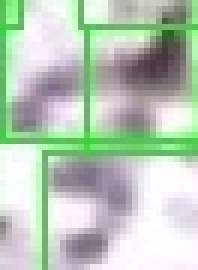
#> input picture data/isolated_symbols/symbol_0090_374_388.jpg, 33 x 45 px, found by its file name (shown 6 times larger); its folder holds only this picture in this run
$ python rod_stage6_decode.py
#> lines starting #> are read from the running program, lines starting #| are printed output that depends on the picture; after the words box and inside, x2 and y2 are one past the last pixel; in counts of white or black regions, pixels touching at a corner belong together
import os, cv2, math, csv, shutil
import numpy as np
from PIL import Image

# --------- CONFIG ----------
ISOLATED_DIR = "isolated_symbols"          # from Stage 5
MATCH_DIR    = "decoded_matches"
SHEETS_DIR   = os.path.join(MATCH_DIR, "_contact_sheets")
CSV_FILE     = os.path.join(MATCH_DIR, "decoded_symbols.csv")

TOP_K_PER_CLASS = 150      # how many top examples to save per class
TEMPLATE_SIZE   = 64       # working size for templates & crops
MIN_SIZE        = 18       # ignore teeny crops (w or h < MIN_SIZE)
TM_THRESH       = 0.48     # template-match threshold (raise to be stricter)
HU_WEIGHT       = 0.35     # weight for Hu similarity in combined score

os.makedirs(MATCH_DIR, exist_ok=True)
os.makedirs(SHEETS_DIR, exist_ok=True)

# --------- helpers ----------
def to_square(img, size=128):
    import cv2
    import numpy as np
    h, w = img.shape[:2]
    if len(img.shape) == 2:
        img = cv2.cvtColor(img, cv2.COLOR_GRAY2BGR)
    s = max(h, w)
    out = np.zeros((s, s, 3), dtype=np.uint8)
    y0 = (s - h) // 2
    x0 = (s - w) // 2
    out[y0:y0+h, x0:x0+w] = img
    return cv2.resize(out, (size, size))

def normalize_gray(img):
    g = cv2.cvtColor(img, cv2.COLOR_BGR2GRAY) if img.ndim == 3 else img.copy()
    g = cv2.resize(g, (TEMPLATE_SIZE, TEMPLATE_SIZE), interpolation=cv2.INTER_AREA)
    g = cv2.GaussianBlur(g, (3,3), 0)
    return g

def hu_moments(gray):
    # binary for moment stability
    thr = cv2.adaptiveThreshold(gray, 255, cv2.ADAPTIVE_THRESH_MEAN_C,
                                cv2.THRESH_BINARY, 35, 5)
    m = cv2.moments(thr)
    hu = cv2.HuMoments(m).flatten()
    # log transform for scale
    hu = -np.sign(hu) * np.log10(np.abs(hu) + 1e-12)
    return hu

def ncc(a, b):
    # normalized cross-correlation
    a = (a.astype(np.float32) - a.mean()) / (a.std() + 1e-6)
    b = (b.astype(np.float32) - b.mean()) / (b.std() + 1e-6)
    return float((a*b).mean())

def combine_scores(tm, hu_sim, hu_weight=HU_WEIGHT):
    return (1.0 - hu_weight)*tm + hu_weight*hu_sim

# --------- make procedural templates ----------
def template_triangle():
    img = np.zeros((TEMPLATE_SIZE, TEMPLATE_SIZE), np.uint8)
    pts = np.array([[TEMPLATE_SIZE*0.15, TEMPLATE_SIZE*0.85],
                    [TEMPLATE_SIZE*0.85, TEMPLATE_SIZE*0.85],
                    [TEMPLATE_SIZE*0.5,  TEMPLATE_SIZE*0.15]], dtype=np.int32)
    cv2.polylines(img, [pts], True, 255, 3)
    return img

def template_star6():
    img = np.zeros((TEMPLATE_SIZE, TEMPLATE_SIZE), np.uint8)
    # two triangles
    a = np.array([[16,44],[48,44],[32,12]], np.int32)
    b = np.array([[16,20],[48,20],[32,52]], np.int32)
    cv2.polylines(img,[a],True,255,3); cv2.polylines(img,[b],True,255,3)
    return img

def template_spiral():
    img = np.zeros((TEMPLATE_SIZE, TEMPLATE_SIZE), np.uint8)
    c = (TEMPLATE_SIZE//2, TEMPLATE_SIZE//2)
    r = TEMPLATE_SIZE*0.4
    theta = 0.0
    pts = []
    while r>4:
        x = int(c[0] + r*math.cos(theta))
        y = int(c[1] + r*math.sin(theta))
        pts.append((x,y))
        theta += 0.25
        r -= 0.6
    for i in range(len(pts)-1):
        cv2.line(img, pts[i], pts[i+1], 255, 3)
    return img

def template_parallel():
    img = np.zeros((TEMPLATE_SIZE, TEMPLATE_SIZE), np.uint8)
    for x in [18, 32, 46]:
        cv2.line(img, (x,14), (x,50), 255, 3)
    return img

def template_circle():
    img = np.zeros((TEMPLATE_SIZE, TEMPLATE_SIZE), np.uint8)
    cv2.circle(img, (TEMPLATE_SIZE//2, TEMPLATE_SIZE//2), 20, 255, 3)
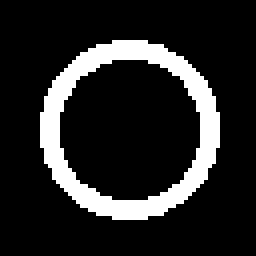
#> img: shape (64, 64) (shown 4 times larger); 15% white; 1 white region, box (x1, y1, x2, y2) and area: (10, 10, 55, 55) 614
    return img

TEMPLATES = {
    "triangle": template_triangle(),
    "star6":    template_star6(),
    "spiral":   template_spiral(),
    "lines":    template_parallel(),
    "circle":   template_circle(),
}

# precompute Hu for templates
T_HU = {k: hu_moments(v) for k,v in TEMPLATES.items()}

# --------- scan crops ----------
rows = []
kept = {k: [] for k in TEMPLATES.keys()}

crops = sorted([f for f in os.listdir(ISOLATED_DIR) if f.lower().endswith((".jpg",".png"))])
total = len(crops)
print(f"Scanning {total} crops from '{ISOLATED_DIR}' ...")

for i, fname in enumerate(crops, 1):
    path = os.path.join(ISOLATED_DIR, fname)
    img = cv2.imread(path)
#> img is the input picture: shape (45, 33, 3); mean B, G, R 185.3, 201.4, 185.7
    if img is None:
        continue
    h, w = img.shape[:2]
#> h = 45; w = 33
    if h < MIN_SIZE or w < MIN_SIZE:
        continue

    g = normalize_gray(to_square(img))
#> in to_square, `return cv2.resize(out, (size, size))`:
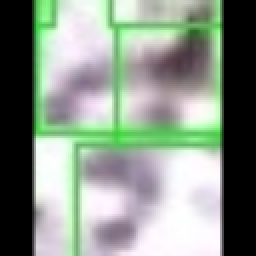
#> returned value: shape (128, 128, 3) (shown 2 times larger); mean of channels 0, 1, 2 135.8, 147.7, 136.1; drawn as B, G, R
#> in normalize_gray, `g = cv2.GaussianBlur(g, (3,3), 0)`:
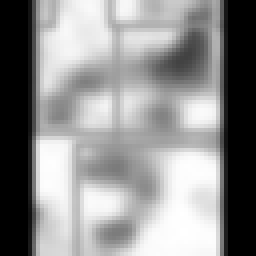
#> g: shape (64, 64) (shown 4 times larger); min 0, max 255, mean 143
    hu = hu_moments(g)
#> in hu_moments (call 6), `thr = cv2.adaptiveThreshold(gray, 255, cv2.ADAPTIVE_THRESH_MEAN_C, cv2..`:
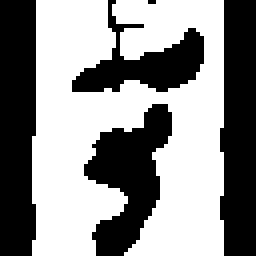
#> thr: shape (64, 64) (shown 4 times larger); 55.6% white; 5 black regions (1 under 20 px), largest, box (x1, y1, x2, y2) and area: (0, 0, 9, 64) 555, (55, 0, 64, 64) 524, (21, 26, 43, 64) 441, (18, 0, 51, 23) 296
#> in hu_moments (call 6), `m = cv2.moments(thr)`: m = moments, m00 580890, centre m10/m00, m01/m00 = (31.2, 31.26)
#> in hu_moments (call 6), `hu = cv2.HuMoments(m).flatten()`: hu = [0.00102, 5.83e-08, 4.44e-12, 8.45e-13, 1.32e-24, -1.33e-16, 9.61e-25]
#> in hu_moments (call 6), `hu = -np.sign(hu) * np.log10(np.abs(hu) + 1e-12)`: hu = [2.99, 7.23, 11.26, 11.73, 12, -12, 12]
#> hu = [2.99, 7.23, 11.26, 11.73, 12, -12, 12]

    best_class, best_score, best_tm, best_hu = None, -1.0, 0.0, 0.0

    for cls, tmpl in TEMPLATES.items():
        tm = ncc(g, tmpl)  # [-1..1] higher is better
        # Hu similarity as negative L2 distance in log-space, normalized
        dist = np.linalg.norm(hu - T_HU[cls])
        hu_sim = 1.0 / (1.0 + dist)        # [0..1], higher is better
        score = combine_scores(tm, hu_sim)

        if score > best_score:
            best_score, best_class, best_tm, best_hu = score, cls, tm, hu_sim
#> this loop made 5 passes
#> (tm, dist, hu_sim, score, best_score, best_class, best_tm, best_hu) on pass 1: (0.299, 34.16, 0.0284, 0.204, 0.204, 'triangle', 0.299, 0.0284)
#> (tm, dist, hu_sim, score) on passes 2 to 5: (0.197, 33.99, 0.0286, 0.138), (0.168, 34.18, 0.0284, 0.119), (0.191, 24.17, 0.0397, 0.138), (0.254, 34.1, 0.0285, 0.175)
#> pass 1, in ncc, `b = (b.astype(np.float32) - b.mean()) / (b.std() + 1e-6)`:
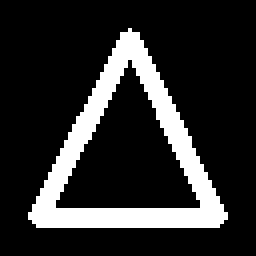
#> b: shape (64, 64) float32 (shown 4 times larger); values -0.458 (black) and 2.18 (white), 17.3% white; 1 white region, box (x1, y1, x2, y2) and area: (7, 7, 57, 57) 710
#> pass 2, in ncc (call 2), `b = (b.astype(np.float32) - b.mean()) / (b.std() + 1e-6)`:
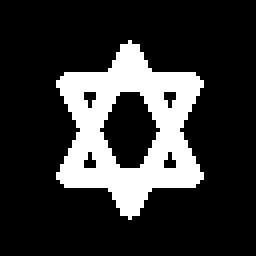
#> b: shape (64, 64) float32 (shown 4 times larger); values -0.5 (black) and 2 (white), 20% white; 1 white region, box (x1, y1, x2, y2) and area: (14, 10, 51, 55) 820
#> pass 3, in ncc (call 3), `b = (b.astype(np.float32) - b.mean()) / (b.std() + 1e-6)`:
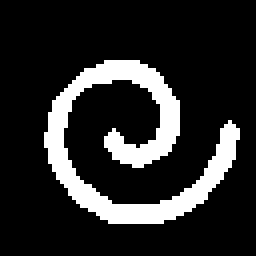
#> b: shape (64, 64) float32 (shown 4 times larger); values -0.44 (black) and 2.27 (white), 16.2% white; 1 white region, box (x1, y1, x2, y2) and area: (11, 15, 60, 56) 665
#> after the loop, best_hu = 0.0284; best_score = 0.204; best_tm = 0.299

    if best_score >= TM_THRESH:
        rows.append([fname, best_class, round(best_score,4), round(best_tm,4), round(best_hu,4), w, h])
        kept[best_class].append((best_score, fname))

print("Scoring complete. Writing CSV and copying exemplars...")

# CSV
os.makedirs(MATCH_DIR, exist_ok=True)
with open(CSV_FILE, "w", newline="", encoding="utf-8") as f:
    writer = csv.writer(f)
    writer.writerow(["file","class","score","tm_corr","hu_sim","width","height"])
    for r in sorted(rows, key=lambda x: (-x[2], x[1])):
        writer.writerow(r)

# Per-class folders with top-K exemplars
for cls, samples in kept.items():
    outdir = os.path.join(MATCH_DIR, cls)
    os.makedirs(outdir, exist_ok=True)
    for score, fname in sorted(samples, reverse=True)[:TOP_K_PER_CLASS]:
        src = os.path.join(ISOLATED_DIR, fname)
        dst = os.path.join(outdir, f"{score:.3f}__{fname}")
        if os.path.exists(src):
            shutil.copy2(src, dst)

# Contact sheets
def make_contact_sheet(folder, out_path, tile=96, cols=20, max_imgs=200):
    files = [os.path.join(folder, f) for f in os.listdir(folder) if f.lower().endswith((".jpg",".png"))]
    files = sorted(files, key=lambda p: -float(os.path.basename(p).split("__")[0]))[:max_imgs]
    if not files:
        return
    rows = math.ceil(len(files)/cols)
    sheet = Image.new("L", (cols*tile, rows*tile), color=0)
    for i, fp in enumerate(files):
        g = Image.open(fp).convert("L").resize((tile,tile))
        sheet.paste(g, ((i%cols)*tile, (i//cols)*tile))
    sheet.save(out_path)

for cls in TEMPLATES.keys():
    folder = os.path.join(MATCH_DIR, cls)
    out = os.path.join(SHEETS_DIR, f"{cls}_sheet.jpg")
    make_contact_sheet(folder, out)

print(f"✅ Done. CSV: {CSV_FILE}")
print(f"📁 Matches per class in: {MATCH_DIR}")
#| 📁 Matches per class in: decoded_matches
print(f"🖼️ Contact sheets in: {SHEETS_DIR}")
